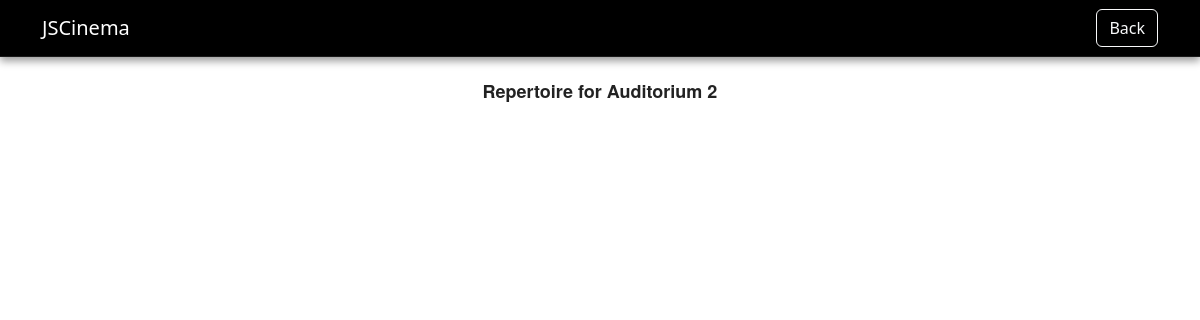
Before: /auditorium.php?id=2 (signed in) with the older database file.
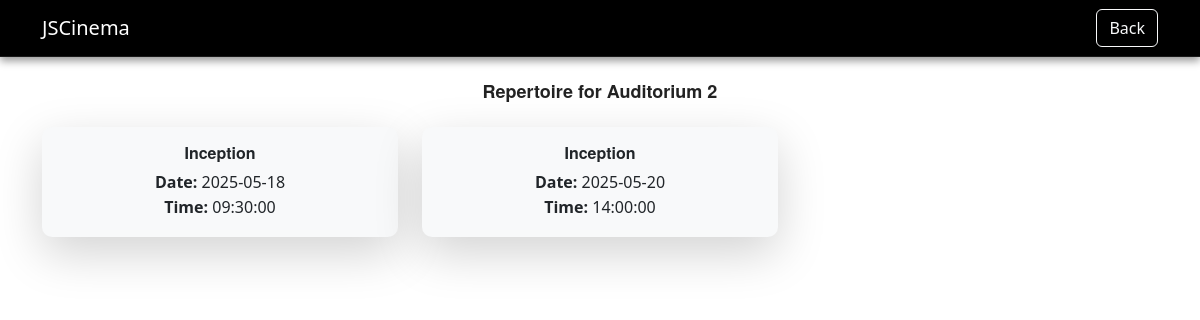
After: the same page with the newer database file.
### tables this page shows
CREATE TABLE `screenings` (
  `id` int(11) NOT NULL,
  `movie_id` int(11) NOT NULL,
  `screening_date` date NOT NULL,
  `start_time` time NOT NULL,
  `auditorium_id` int(11) DEFAULT NULL
);

CREATE TABLE `movies` (
  `id` int(11) NOT NULL,
  `name` varchar(255) NOT NULL,
  `description` text DEFAULT NULL,
  `stars` decimal(3,1) DEFAULT NULL CHECK (`stars` between 0 and 10),
  `author` varchar(255) DEFAULT NULL,
  `video` varchar(255) DEFAULT NULL,
  `movie_duration` int(11) DEFAULT NULL CHECK (`movie_duration` > 0),
  `plays` text DEFAULT NULL,
  `status` varchar(255) DEFAULT NULL,
  `coming_date` date DEFAULT NULL,
  `end_date` date DEFAULT NULL,
  `created_at` timestamp NOT NULL DEFAULT current_timestamp(),
  `updated_at` timestamp NOT NULL DEFAULT current_timestamp() ON UPDATE current_timestamp()
);

### auditorium.php (the view, shortened to what this page needs)
<?php
require 'db_connection.php';
$auditorium_id = intval($_GET['id']);
$auditorium_query = $conn->prepare("SELECT name FROM auditoriums WHERE id = ?");
$auditorium_query->bind_param("i", $auditorium_id);
$auditorium_query->execute();
$auditorium_result = $auditorium_query->get_result();
$auditorium = $auditorium_result->fetch_assoc();
$screenings_query = $conn->prepare("
    SELECT s.id, m.name AS movie_name, s.screening_date, s.start_time
    FROM screenings s
    JOIN movies m ON s.movie_id = m.id
    WHERE s.auditorium_id = ? AND s.screening_date >= CURDATE()
    ORDER BY s.screening_date, s.start_time
");
$screenings_query->bind_param("i", $auditorium_id);
$screenings_query->execute();
$screenings = $screenings_query->get_result();
?>
<!DOCTYPE html>
<html lang="pl">
<head>
    <link href="https://cdn.jsdelivr.net/npm/bootstrap@5.3.3/dist/css/bootstrap.min.css" rel="stylesheet">
    <link rel="stylesheet" href="style.css">
</head>
<body>
<nav class="navbar navbar-dark bg-dark">
    <div class="container">
        <a class="navbar-brand" href="index.php">JSCinema</a>
        <a href="auditorium_repertuar.php" class="btn btn-outline-light">Back</a>
    </div>
</nav>
<div class="container mt-4">
    <div class="text-center mb-4">
        <h2 class="fw-bold">Repertoire for <?php echo htmlspecialchars($auditorium['name']); ?></h2>
    </div>
    <div class="row">
        <?php while ($row = $screenings->fetch_assoc()): ?>
            <div class="col-md-4 mb-3">
                <div class="card auditorium-card border-0 shadow-lg">
                    <div class="card-body text-center">
                        <h5 class="card-title fw-bold"><?php echo htmlspecialchars($row['movie_name']); ?></h5>
                        <p class="card-text">
                            <strong>Date:</strong> <?php echo $row['screening_date']; ?><br>
                            <strong>Time:</strong> <?php echo $row['start_time']; ?>
                        </p>
                    </div>
                </div>
            </div>
        <?php endwhile; ?>
    </div>
</div>
</body>
</html>

Changed rows visible on the page:
added screenings: movie.name "Inception", screening_date "2025-05-18", start_time "09:30:00"
added screenings: movie.name "Inception", screening_date "2025-05-20", start_time "14:00:00"
